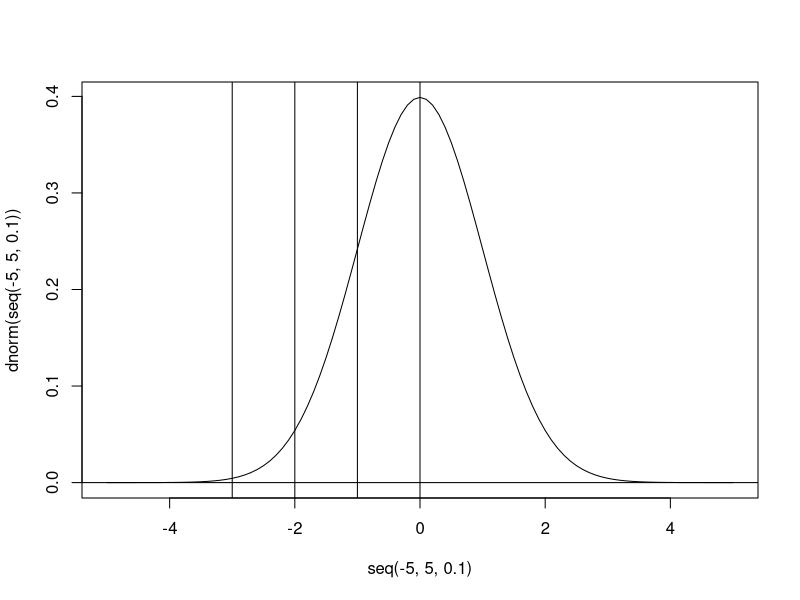
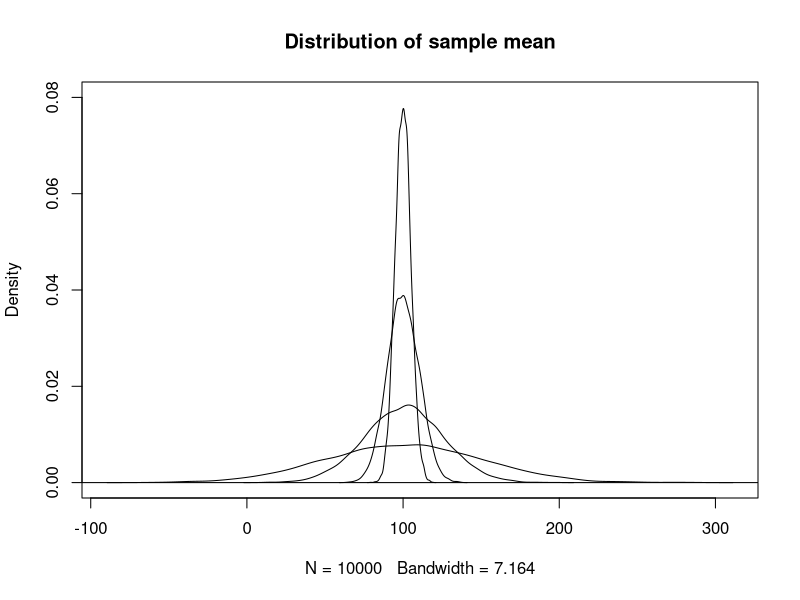
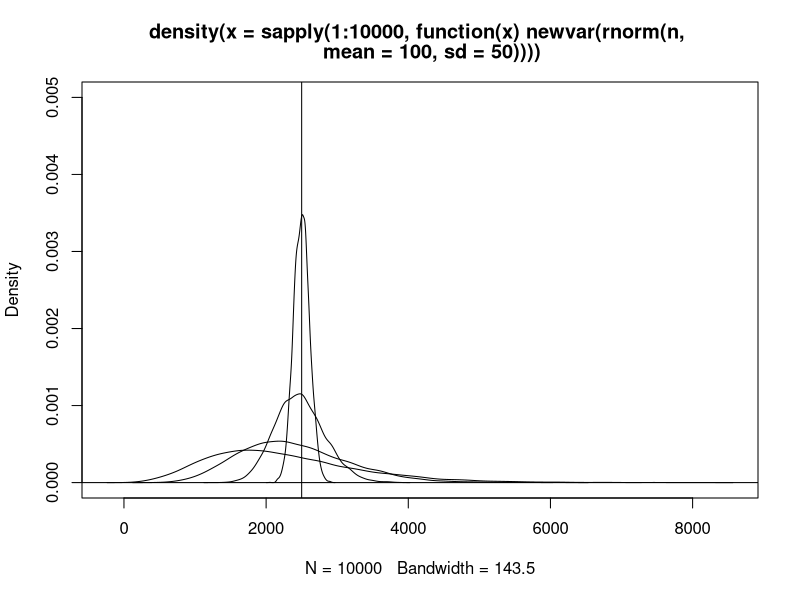

The R source for these figures, in order: (Note: this script raises an error after producing the figures.)
# -------------------------------------------------------------------
# Lecture 3: Normal distribution, estimators, sampling distributions of estimators, tests of hypotheses

# Required libraries: --
  rm(list=ls())
  # source("http://klein.uk/R/myfunctions.R")
  ls()
# -------------------------------------------------------------------


# --- Standard normal distribution ---------------------------------

# Normal distribution: 68-95-99.7 or six sigma rule
  plot(dnorm(seq(-5,5,.1)) ~ seq(-5,5,.1), type="l")
  abline(h=0, v=c(-3,-2,-1,0))

# What proportion of observations are smaller than 0.83? (p.6)
  pnorm(0.83)

# What proportion of observations are greater than -2.15? (p.7)
  1 - pnorm(-2.15)

# Inverse of SND: F^{-1}(0.03) = ? (p.8)
  qnorm(0.03)

# Inventory example. (p.9ff)
  # What is the probability of a stockout?
  1 - pnorm(20, mean=15, sd=6)
  # If the prob of stockout is to be no more than 5%, what should the reorder point be?
  qnorm(1-0.05, mean=15, sd=6)




# --- Asymptotic properties of estimators (pages 23-25) ----------------

  # Simulate probability distribution of sample mean.
  d = function(n) density( sapply(1:10000, function(x) mean(rnorm(n, mean=100, sd=50))) )
  
  # Plot probability density of sample mean (sample size 1).
  plot( d(1), ylim=c(0,.08), main="Distribution of sample mean")
  abline(h=0)
    
  # Sample size 4, 25, and 100.
  sapply(c(4,25,100), function(x) lines( d(x) ) )




# --- Simulation: Sample variance, unbiased estimators (pages 27-29) ----

# --- PART A: Biased vs unbiased estimator for population variance.

# What's special about n-1 in the equation for the sample standard deviation?
# What would happen if we used n instead?

# Unbiased sample variance with denominator n-1
  var(0:1)

# Biased sample variance with denominator n
  newvar = function(x) 1/length(x) * sum( (x-mean(x))^2 )
  newvar(0:1)

# 1,000 Simulations (sample size 10) and mean of biased vs unbiased sample variance
  s2 = sapply(1:1000, function(x){ 
      sample10 = rnorm(10,mean=0,sd=1)
      c( var(sample10), newvar(sample10) )
    }
  )
  s2.unbiased = s2[1,]; mean(s2.unbiased)
  s2.biased = s2[2,]; mean(s2.biased)
    

# --- PART B: Consistency of the biased variance estimator.

# If the sample size is increased it ceases to matter whether we use n or n-1 in the denominator.
# Simulate distribution of biased sample variance for different sample sizes
  d = function(n) density( sapply(1:10000, function(x) newvar(rnorm(n, mean=100, sd=50))) )
  
  # Sample size 10
  plot(d(10), ylim=c(0,.005)); abline(h=0, v=50^2)
  
  # Sample sizes 20, 100, and 1000
  sapply(c(20,100,1000), function(x) lines(d(x)) )

# In summary, using n gives a biased estimate of the true variance. The smaller the sample size, the greater this discrepancy between the unbiased and biased estimator.




# --- Simulation: Power of a test (pages 67-69) -------------------------

# Define hypothesis test function.
  h.test.A = function(n, mu){ 
    sapply(mu, function(x) abs( mean( rnorm(n, mean=x, sd=1) ) ) > qnorm(0.975)/sqrt(n) )
  }

  h.test.B = function(n, mu){ 
    sapply(n, function(x) abs( mean( rnorm(x, mean=mu, sd=1) ) ) > qnorm(0.975)/sqrt(x) )
  }


# --- PART A: Power of a test and evidence against H0 -------------------

# Set values of sample size and population mean.
  n = 10
  mu = c(0, .05, .1, .2, 1, 2)
# Run simulation for sample size n=10 and population means of 0, .05, .1, .2, 1, and 2.
  data = sapply(1:10000, function(x) h.test(n=n, mu=mu))
# calculate percentage of rejections when null is not true (= power of test).
  rejections = sapply(1:6, function(x) sum(data[x,])/10000)
# To see the test's power, graph the prob of rejecting H0 against the evidence.
  plot(rejections ~ mu, ylab="Prob of rejecting H0", xlab="Evidence against H0", main="Power of test")
  lines(lowess(rejections ~ mu, f=0.5))
  abline(h=0.05)  # horizontal line for size of the test, i.e., Prob(rejecting H0 | H0 true)


# --- PART B: Power of a test and sample size ---------------------------

# Set values of sample size and population mean.
  n = c(10, 100, 1000)
  mu = 0.2
# Run simulation for population mean mu=0.2 and sample size of 10, 100 and 1000. 
  data = sapply(1:10000, function(x) h.test.B(n=n, mu=mu))
# calculate percentage of rejections when null is not true (= power of test).
  rejections = sapply(1:3, function(x) sum(data[x,])/10000)
# To see the test's power, graph the prob of rejecting H0 against the evidence.
  plot(rejections ~ n, ylab="Prob of rejecting H0", xlab="Sample size", main="Power of test")
  lines(lowess(rejections ~ n, f=0.5))

  
  

# -------------------------------------------------------------------
# --- End of Session ------------------------------------------------

  q("no")
